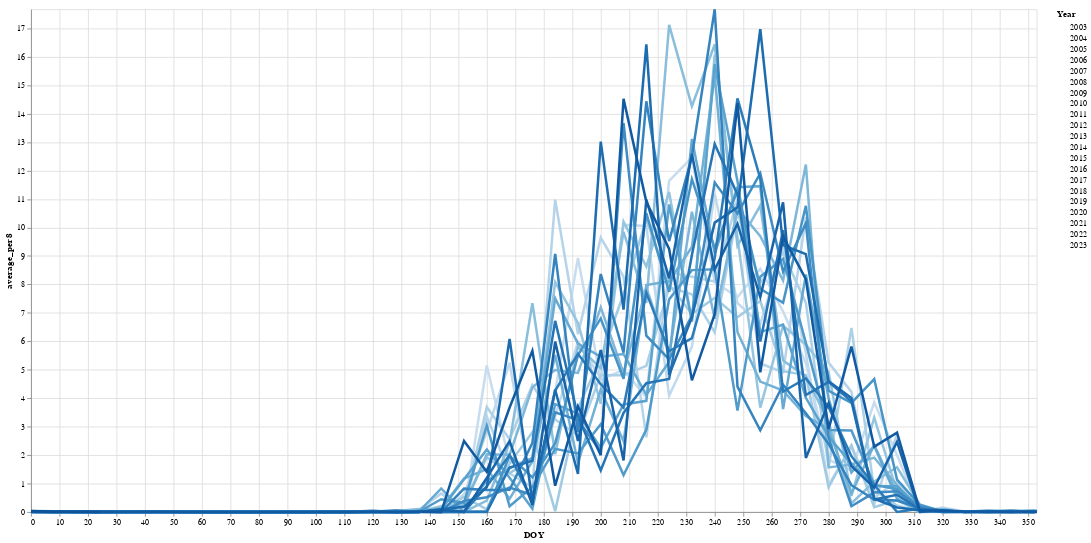

The notebook cell saved with this chart:
### Code cell
highlight = alt.selection(
    type='single', on='mouseover', fields=['Year'], nearest=True, bind='legend')
color = alt.condition(highlight,
                      alt.Color('Year:O', title='Year'),
                      alt.value('lightgray'))

base = alt.Chart(precipitation_df).encode(
    x=alt.X('DOY:Q', scale=alt.Scale(domain=[0, 353], clamp=True)),
    y=alt.Y('average_per8:Q', scale=alt.Scale(domain=[precipitation_df.average_per8.min(),precipitation_df.average_per8.max()])),
    color=color)

points = base.mark_circle().encode(
    opacity=alt.value(0),
    tooltip=[
        alt.Tooltip('Year:O', title='Year'),
        alt.Tooltip('Timestamp:T', title='DOY'),
        alt.Tooltip('average_per8:Q', title='average_per8')
    ]).add_selection(highlight)

lines = base.mark_line().encode(
    size=alt.condition(~highlight, alt.value(1), alt.value(3)))

(points + lines).properties(width=1200, height=600)

### Figure 1 — Vega-Lite specification as saved in the notebook (floating-point values rounded to 4 significant figures; data arrays with more than 128 entries replaced by an {"elided": "..."} marker saying what was removed)
{"config": {"view": {"continuousWidth": 400, "continuousHeight": 300}}, "layer": [{"mark": "circle", "encoding": {"color": {"condition": {"field": "Year", "title": "Year", "type": "ordinal", "selection": "selector006"}, "value": "lightgray"}, "opacity": {"value": 0}, "tooltip": [{"field": "Year", "title": "Year", "type": "ordinal"}, {"field": "Timestamp", "title": "DOY", "type": "temporal"}, {"field": "average_per8", "title": "average_per8", "type": "quantitative"}], "x": {"field": "DOY", "scale": {"clamp": true, "domain": [0, 353]}, "type": "quantitative"}, "y": {"field": "average_per8", "scale": {"domain": [0.0, 17.67]}, "type": "quantitative"}}, "selection": {"selector006": {"type": "single", "on": "mouseover", "fields": ["Year"], "nearest": true, "bind": "legend"}}}, {"mark": "line", "encoding": {"color": {"condition": {"field": "Year", "title": "Year", "type": "ordinal", "selection": "selector006"}, "value": "lightgray"}, "size": {"condition": {"value": 1, "selection": {"not": "selector006"}}, "value": 3}, "x": {"field": "DOY", "scale": {"clamp": true, "domain": [0, 353]}, "type": "quantitative"}, "y": {"field": "average_per8", "scale": {"domain": [0.0, 17.67]}, "type": "quantitative"}}}], "data": {"name": "data-30ac28ea46bce7a1338b5ffce3c90cec"}, "height": 600, "width": 1200, "$schema": "https://vega.github.io/schema/vega-lite/v4.17.0.json", "datasets": {"data-30ac28ea46bce7a1338b5ffce3c90cec": {"elided": "916 records"}}}
